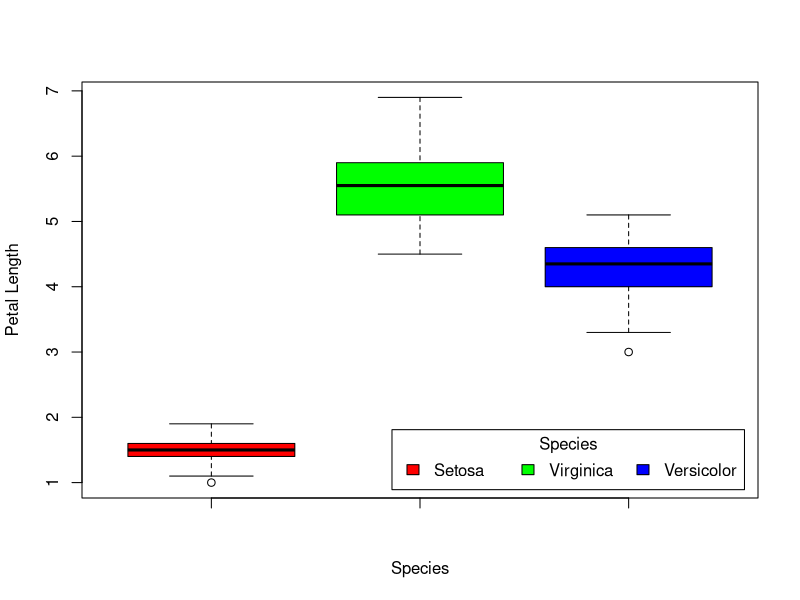

This chart was generated by the following R code:
## ---- chunk 1
getwd() 
## ---- chunk 2
# setwd() 
## ---- chunk 3
petalL <- iris$Petal.Length
species <- iris$Species
## ---- chunk 4
unique(species)
pl.setosa <- petalL[species=="setosa"]
pl.virginica <- petalL[species=="virginica"]
pl.versicolor <- petalL[species=="versicolor"]
## ---- chunk 5
boxplot(pl.setosa, pl.virginica, pl.versicolor, col=c("red", "green", "blue"), xlab="Species", ylab="Petal Length")
legend("bottomright", inset=.02, title="Species", legend=c("Setosa", "Virginica", "Versicolor"), fill=c("red", "green", "blue"), horiz=TRUE)
